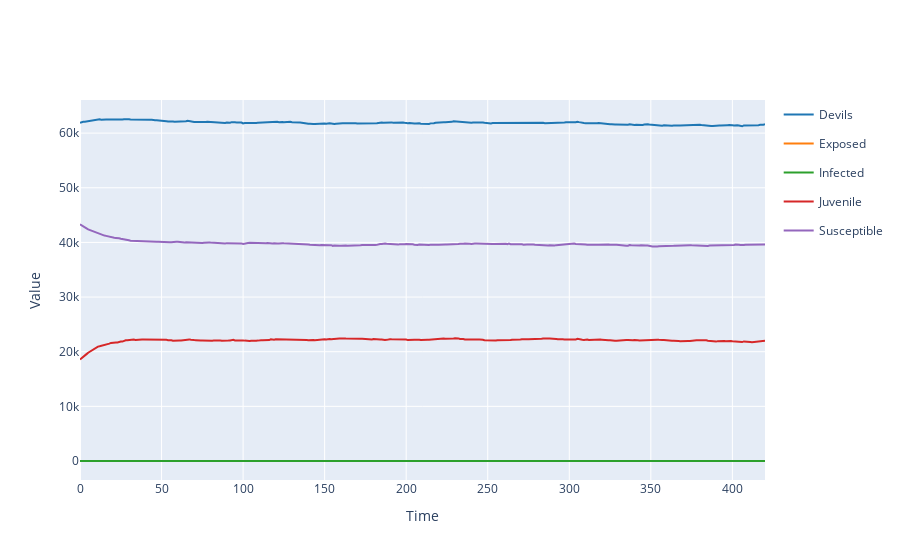

This figure's notebook cell:
### Code cell
result.plotplotly()

### Figure 1 — Plotly figure (JSON) as saved in the notebook; plotly's stock layout.template omitted (floating-point values rounded to 4 significant figures; data arrays with more than 128 entries replaced by an {"elided": "..."} marker saying what was removed)
{"data": [{"legendgroup": "Devils", "line": {"color": "#1f77b4"}, "mode": "lines", "name": "Devils", "type": "scatter", "x": {"elided": "421 int values"}, "y": {"elided": "421 int values"}}, {"legendgroup": "Exposed", "line": {"color": "#ff7f0e"}, "mode": "lines", "name": "Exposed", "type": "scatter", "x": {"elided": "421 int values"}, "y": {"elided": "421 int values"}}, {"legendgroup": "Infected", "line": {"color": "#2ca02c"}, "mode": "lines", "name": "Infected", "type": "scatter", "x": {"elided": "421 int values"}, "y": {"elided": "421 int values"}}, {"legendgroup": "Juvenile", "line": {"color": "#d62728"}, "mode": "lines", "name": "Juvenile", "type": "scatter", "x": {"elided": "421 int values"}, "y": {"elided": "421 int values"}}, {"legendgroup": "Susceptible", "line": {"color": "#9467bd"}, "mode": "lines", "name": "Susceptible", "type": "scatter", "x": {"elided": "421 int values"}, "y": {"elided": "421 int values"}}], "layout": {"showlegend": true, "title": {"text": ""}, "xaxis": {"title": {"text": "Time"}}, "yaxis": {"title": {"text": "Value"}}}}
